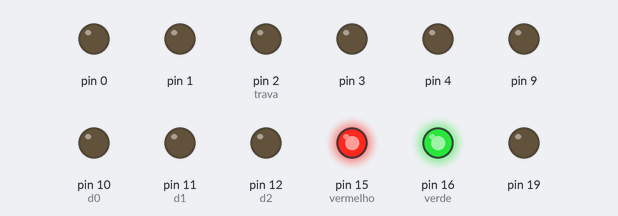
The sketch below on a simulated Arduino Uno, built with avr-gcc and run on an emulated ATmega328P. Shown: output pins drawn as LEDs (lit = HIGH).

Above: at 0.1 s.
At 3.0 s:
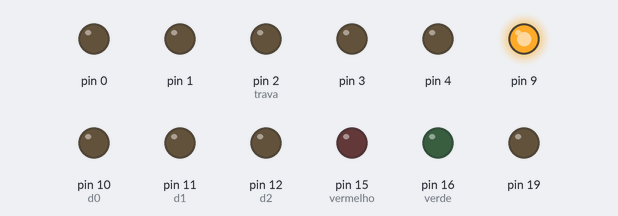
At 3.6 s:
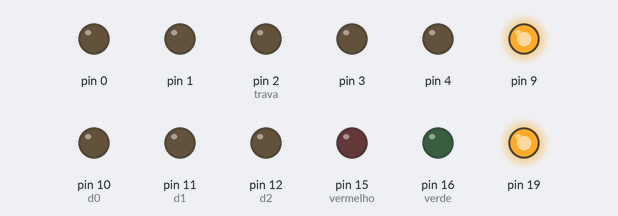
At 4.1 s:
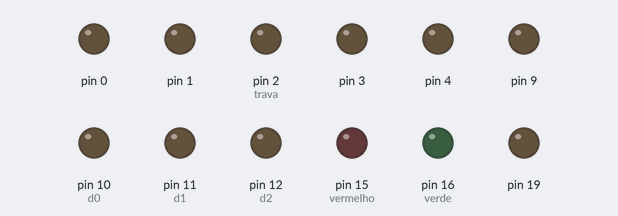
Timing chart, 0 to 5.6 s (numbered marks = the images above):
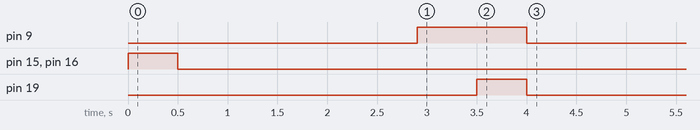

The sketch:

irrigacao.ino
```cpp
#include <RTClib.h>
#include "irrigacao_libs.h"


//Controle dos disp7s
DISPLAY7s dt;
valvula torneira1;

//Controle dos botões
//uint8_t


byte val=0;
// o RTC usa os D{5,6,7}

void setup() {
  // put your setup code here, to run once:
  // checar RTC
  // setup e check dos Displays, leds e botões
  bot_leds_setup();
  dt.setup_displays(); //seta os pinos para exibição dos displays
// essa função setup dos leds já deixam todos os displays acionados pra ter a mesma saída

  dt.test_displays(b0,b1,b2,b3);// pisca os displays exibindo os algarismos em espaços de 300ms
  // checar torneira
  torneira1.ConfCheck(rele);
}

void loop() {


dt.disp_num(b0,b1,b2,b3,val); // exibe numero de val no display

}
```

irrigacao_libs.cpp
```cpp
#include "irrigacao_libs.h"

//VARIÁVEIS GLOBAIS
bool estado_valvulas = false;

///////Controle dos botões//////////
//PS: ainda não pensei em como fazer toda uma função pra controlar os botões em si
// provavelmente vou ter que manter essa estrutura lógica para cada evento de entrada
// para as rotinas de configuração. Mas ainda dá pra colocar tudo numa função só, só não sei
// se consigo criar uma função geral pra coltrolar eles e usar ao longo do código

bool rb=false,rbaux=false,rbEvent=false;
bool lb=false,lbaux=false,lbEvent=false;

unsigned long rb_hold, lb_hold;

bool rb_pressed(){

  //estrutura pressionar botão
  rb = digitalRead(rbot);
  if(rb && rbaux == false){ //botão pressionado
    rbEvent=true;
    rbaux = true; // trava pra evitar debouncing
  }
  else if( !rb && rbaux == true)// botão despressionado
    rbaux=false; //retira a trava pra permitir apertar de novo

}
bool lb_pressed(){

  //estrutura pressionar botão
  lb = digitalRead(lbot);
  if(lb && lbaux == false){ //botão pressionado
    lbaux = true; // trava pra evitar debouncing
    //evento que deve ocorrer
    lbEvent = true;
  }
  else if( !lb && lbaux == true) // botão despressionado
    lbaux=false; //retira a trava pra permitir apertar de novo

}


///////Genéricas úteis///////
void wait(unsigned long int a) {
  unsigned long int inicio = millis();
  while (millis() - inicio < a);
}
///////Botões e LEDS/////////
void bot_leds_setup() {
  pinMode(vermelho, OUTPUT);
  pinMode(verde, OUTPUT);
  digitalWrite(vermelho, HIGH);
  digitalWrite(verde, HIGH);
  wait(500);
  digitalWrite(vermelho, LOW);
  digitalWrite(verde, LOW);
  pinMode(rbot, INPUT);
  pinMode(lbot, INPUT);
}


/////////// Válvulas /////////////////
void valvula::ConfCheck(byte porta_rele) {
  pinMode(porta_rele, OUTPUT);
  digitalWrite(porta_rele, HIGH);
  wait(500);
  digitalWrite(porta_rele, LOW);
}
void valvula::turn_on_off(bool enable, byte porta_rele) {
  if (enable == true)
    digitalWrite(porta_rele, HIGH);
  else
    digitalWrite(porta_rele, LOW);

}

/////////Display /////////
void DISPLAY7s::setup_displays() {
  for (byte i = 0; i < 5; i++)
    pinMode(i, OUTPUT);

  digitalWrite(trava, LOW);// e, LOW ela permite os displays ligarem

  for (int i = 9; i < 13; i++) { // checa os enables dos displays e atyiva todos por enquanto
    pinMode(i, OUTPUT);
    digitalWrite(i, LOW); // estou considerando displays7s do tipo catódico por isso estão todos em LOW por enquanto
  }
}

void DISPLAY7s::test_displays(byte n0, byte n1, byte n2, byte n3) { // as entradas dele são o valor em bits do que aparece no display
  for (byte i = 0; i < 10; i++) {
    disp_num(n0, n1, n2, n3, i);
    wait(300);
  }
}

void DISPLAY7s::enable_alldig( byte primeira_porta) {
  for (byte i = primeira_porta; i < primeira_porta + 4; i++)
    digitalWrite(i, LOW);
}

void DISPLAY7s::set_dig(byte digito, byte primeira_porta) { // essa função vai determinar qual algarismo do Display ele vai exibir
  //  Com isso posso controlar o que vejo em cada display separadamente.
  // recomendo colocar um delay pequeno entre cada troca de display pra dar tempo de resposta do CI CD4511
  // além disso estou considerando que estão conectados de forma sequencial a partir de uma primeira porta digital escolhida
  if (digito == primeira_porta) { // display menos significativo
    digitalWrite(digito, LOW);
    digitalWrite(digito + 1, HIGH);
    digitalWrite(digito + 2, HIGH);
    digitalWrite(digito + 3, HIGH);
  }
  else if (digito == primeira_porta + 1) { //2° display menos significativo
    digitalWrite(digito - 1, HIGH);
    digitalWrite(digito, LOW);
    digitalWrite(digito + 1, HIGH);
    digitalWrite(digito + 2, HIGH);
  }
  else if (digito == primeira_porta + 2) { // 3° display menos significativo
    digitalWrite(digito - 2, HIGH);
    digitalWrite(digito - 1, HIGH);
    digitalWrite(digito, LOW);
    digitalWrite(digito + 1, HIGH);
  }
  else if (digito == primeira_porta + 3) { // display mais significativo
    digitalWrite(digito - 3, HIGH);
    digitalWrite(digito - 2, HIGH);
    digitalWrite(digito - 1, HIGH);
    digitalWrite(digito, LOW);
  }
}

void DISPLAY7s::um(byte n0, byte n1, byte n2, byte n3) {
  digitalWrite(n0, HIGH);
  digitalWrite(n1, LOW);
  digitalWrite(n2, LOW);
  digitalWrite(n3, LOW);
}
void DISPLAY7s::dois(byte n0, byte n1, byte n2, byte n3) {
  digitalWrite(n0, LOW);
  digitalWrite(n1, HIGH);
  digitalWrite(n2, LOW);
  digitalWrite(n3, LOW);
}
void DISPLAY7s::tres(byte n0, byte n1, byte n2, byte n3) {
  digitalWrite(n0, HIGH);
  digitalWrite(n1, HIGH);
  digitalWrite(n2, LOW);
  digitalWrite(n3, LOW);
}
void DISPLAY7s::quatro(byte n0, byte n1, byte n2, byte n3) {
  digitalWrite(n0, LOW);
  digitalWrite(n1, LOW);
  digitalWrite(n2, HIGH);
  digitalWrite(n3, LOW);
}
void DISPLAY7s::cinco(byte n0, byte n1, byte n2, byte n3) {
  digitalWrite(n0, HIGH);
  digitalWrite(n1, LOW);
  digitalWrite(n2, HIGH);
  digitalWrite(n3, LOW);
}
void DISPLAY7s::seis(byte n0, byte n1, byte n2, byte n3) {
  digitalWrite(n0, LOW);
  digitalWrite(n1, HIGH);
  digitalWrite(n2, HIGH);
  digitalWrite(n3, LOW);
}
void DISPLAY7s::sete(byte n0, byte n1, byte n2, byte n3) {
  digitalWrite(n0, HIGH);
  digitalWrite(n1, HIGH);
  digitalWrite(n2, HIGH);
  digitalWrite(n3, LOW);
}
void DISPLAY7s::oito(byte n0, byte n1, byte n2, byte n3) {
  digitalWrite(n0, LOW);
  digitalWrite(n1, LOW);
  digitalWrite(n2, LOW);
  digitalWrite(n3, HIGH);
}
void DISPLAY7s::nove(byte n0, byte n1, byte n2, byte n3) {
  digitalWrite(n0, HIGH);
  digitalWrite(n1, LOW);
  digitalWrite(n2, LOW);
  digitalWrite(n3, HIGH);
}
void DISPLAY7s::zero(byte n0, byte n1, byte n2, byte n3) {
  digitalWrite(n0, LOW);
  digitalWrite(n1, LOW);
  digitalWrite(n2, LOW);
  digitalWrite(n3, LOW);
}
void DISPLAY7s::disp_num(byte n0, byte n1, byte n2, byte n3, byte var_check) {

  switch (var_check) {
    case 1:
      um(n0, n1, n2, n3);
      break;
    case 2:
      dois(n0, n1, n2, n3);
      break;
    case 3:
      tres(n0, n1, n2, n3);
      break;
    case 4:
      quatro(n0, n1, n2, n3);
      break;
    case 5:
      cinco(n0, n1, n2, n3);
      break;
    case 6:
      seis(n0, n1, n2, n3);
      break;
    case 7:
      sete(n0, n1, n2, n3);
      break;
    case 8:
      oito(n0, n1, n2, n3);
      break;
    case 9:
      nove(n0, n1, n2, n3);
      break;
    case 0:
      zero(n0, n1, n2, n3);
      break;
    default:
      zero(n0, n1, n2, n3);
      break;
  }

}
```

irrigacao_libs.h
```cpp
#ifndef irrigacao_auto
#define irrigacao_auto

#include "virtuabotixRTC.h"
//#include <Arduino.h>


///////CONSTANTES NOMEADAS PARA USAR
//Os Bs determinam o valor numérico que vão aparecer no display
#define b0 6 // bit menos significativo
#define b1 7
#define b2 8
#define b3 9// bit mais significativo
#define trava 2 // trava para controle do display com CD4511
// Os Ds determinam qual o display vai exibir o número
#define d0 10 // display menos significativo
#define d1 11
#define d2 12
#define d3 13 // display mais significativo

//Botões e LEDS
#define vermelho 15 //A1
#define verde 16 //A2
#define rbot 17 //A3 (botão direito)
#define lbot 18 //A4 (botão esquerdo)
#define rele   19 //A5 (torneira)

#define holdtime 3000 // constante de ms pra entrar em rotinas de configurações

/////// As variáveis globais não são aceitas aqui. Elas estão no .cpp da biblioteca ///////


// deixei algumas funções úteis que independem de objeto  pra ficarem aqui
void wait(unsigned long int a);//função pra substituir a delay
void bot_leds_setup();

///////Sistema de LEDS
/* Verde, piscando vai indicar que está em rotina de seca, ou seja, irrigando.
 * Verde aceso indica que está irrigando no momento
 * Vermelho piscando indica que está em rotina de chuva, ou seja, não liga nada.
 *
 * Vermelho aceso, indica que está em configuração antes de escolher qual
 *
 */

// classe para torneira
class valvula { // nessa clase eu vou controlar as torneiras
  public:
    void ConfCheck(byte porta_rele);
    void turn_on_off(bool enable, byte porta_rele);

};

class DISPLAY7s {
  public:

    void setup_displays(); // Tô pensando em deixar essa de fora e manter a seleção de portas padronizada de forma constante
    void test_displays(byte n0, byte n1, byte n2, byte n3); // exibe todos os números no display pro usuário checar se não temnada queimado

    void enable_alldig( byte primeira_porta);
    void set_dig(byte digito, byte primeira_porta);// seta  display específico que vai aparecer o número
    void disp_num(byte n0, byte n1, byte n2, byte n3, byte var_check);

    void um(byte n0, byte n1, byte n2, byte n3);
    void dois(byte n0, byte n1, byte n2, byte n3);
    void tres(byte n0, byte n1, byte n2, byte n3);
    void quatro(byte n0, byte n1, byte n2, byte n3);
    void cinco(byte n0, byte n1, byte n2, byte n3);
    void seis(byte n0, byte n1, byte n2, byte n3);
    void sete(byte n0, byte n1, byte n2, byte n3);
    void oito(byte n0, byte n1, byte n2, byte n3);
    void nove(byte n0, byte n1, byte n2, byte n3);
    void zero(byte n0, byte n1, byte n2, byte n3);
    //funções para exibição do número
};

#endif
```

Measured:
- by itself, pin 9: HIGH → LOW at 4.0 s
